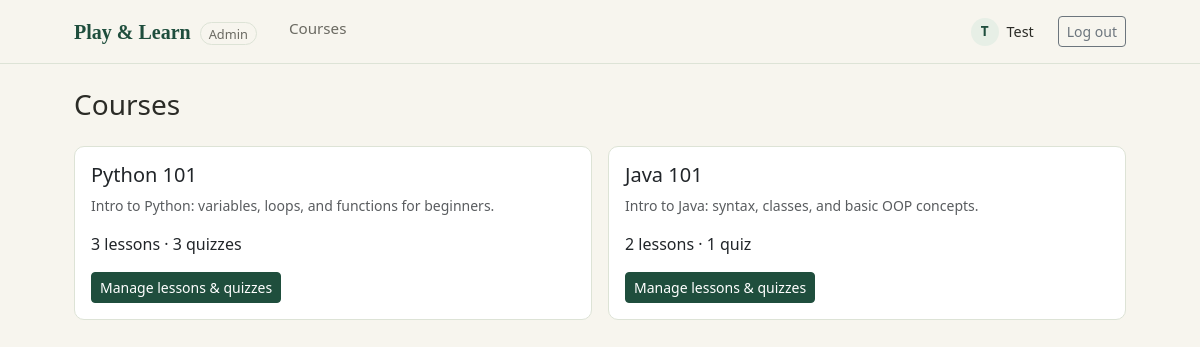
/admin/index.php (signed in), run on the app's committed database.
### tables this page shows
CREATE TABLE `courses` (
  `course_id` int NOT NULL AUTO_INCREMENT,
  `title` varchar(100) NOT NULL,
  `description` text,
  `created_by` int NOT NULL,
  `created_at` timestamp NULL DEFAULT CURRENT_TIMESTAMP,
  PRIMARY KEY (`course_id`),
  KEY `created_by` (`created_by`),
  CONSTRAINT `courses_ibfk_1` FOREIGN KEY (`created_by`) REFERENCES `users` (`user_id`)
);

### admin/index.php (the view, shortened to what this page needs)
<?php
require __DIR__ . '/../config/db.php';
$courses = $pdo->query('
    SELECT c.course_id, c.title, c.description,
           COUNT(DISTINCT l.lesson_id) AS lesson_count,
           COUNT(DISTINCT q.quiz_id)   AS quiz_count
    FROM courses c
    LEFT JOIN lessons l ON l.course_id = c.course_id
    LEFT JOIN quizzes q ON q.lesson_id = l.lesson_id
    GROUP BY c.course_id, c.title, c.description
    ORDER BY c.course_id
')->fetchAll();
require __DIR__ . '/../includes/admin_header.php';
?>
<div class="d-flex justify-content-between align-items-center mb-4">
    <h1 class="h3 mb-0">Courses</h1>
</div>
<div class="row g-3">
    <?php foreach ($courses as $course): ?>
        <div class="col-md-6">
            <div class="card pl-card h-100">
                <div class="card-body">
                    <h2 class="h5"><?= htmlspecialchars($course['title']) ?></h2>
                    <p class="text-muted small"><?= htmlspecialchars($course['description'] ?? '') ?></p>
                    <p class="mb-3">
                        <?= (int) $course['lesson_count'] ?> lesson<?= $course['lesson_count'] == 1 ? '' : 's' ?>
                        &middot;
                        <?= (int) $course['quiz_count'] ?> quiz<?= $course['quiz_count'] == 1 ? '' : 'zes' ?>
                    </p>
                    <a class="btn btn-pl-primary btn-sm"
                       href="/admin/lessons.php?course_id=<?= (int) $course['course_id'] ?>">
                        Manage lessons &amp; quizzes
                    </a>
                </div>
            </div>
        </div>
    <?php endforeach; ?>
</div>
<?php require __DIR__ . '/../includes/footer.php'; ?>

### assets/css/style.css (style rules this page uses)
:root { --pl-cream: #F7F5EE; --pl-green-dark: #1F4E3D; --pl-green-mid: #2F6B4F; --pl-green-pale: #E7EFE6; --pl-border: #DDE3D6; --pl-text: #2B2B26; --pl-text-muted: #6B6A62; }
body { background: var(--pl-cream); color: var(--pl-text); font-family: 'Segoe UI', system-ui, -apple-system, sans-serif; }
.pl-card { background: #fff; border: 1px solid var(--pl-border); border-radius: 10px; }
.btn-pl-primary { background: var(--pl-green-dark); border-color: var(--pl-green-dark); color: #fff; }

### data on the page
courses: title "Python 101", description "Intro to Python: variables, loops, and functions for beginners.", lesson_count "3", quiz_count "3", shows "zes"
courses: title "Java 101", description "Intro to Java: syntax, classes, and basic OOP concepts.", lesson_count "2", quiz_count "1"

### other printed values
substr($user['first_name'] ?? '?', 0, 1) "T"
$user['first_name'] "Test"
